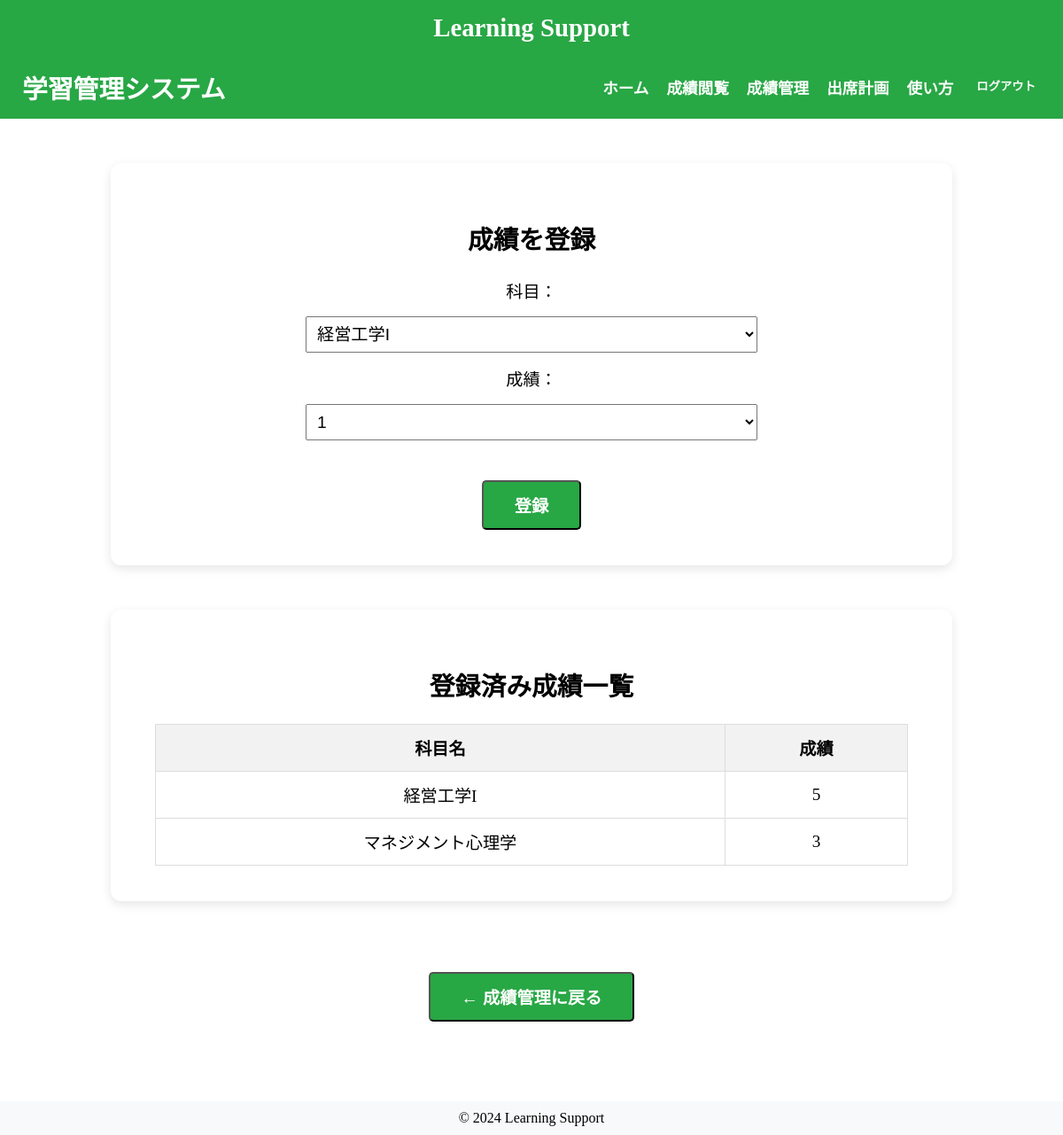
The app's page /core/register/grade/ (signed in), older data.
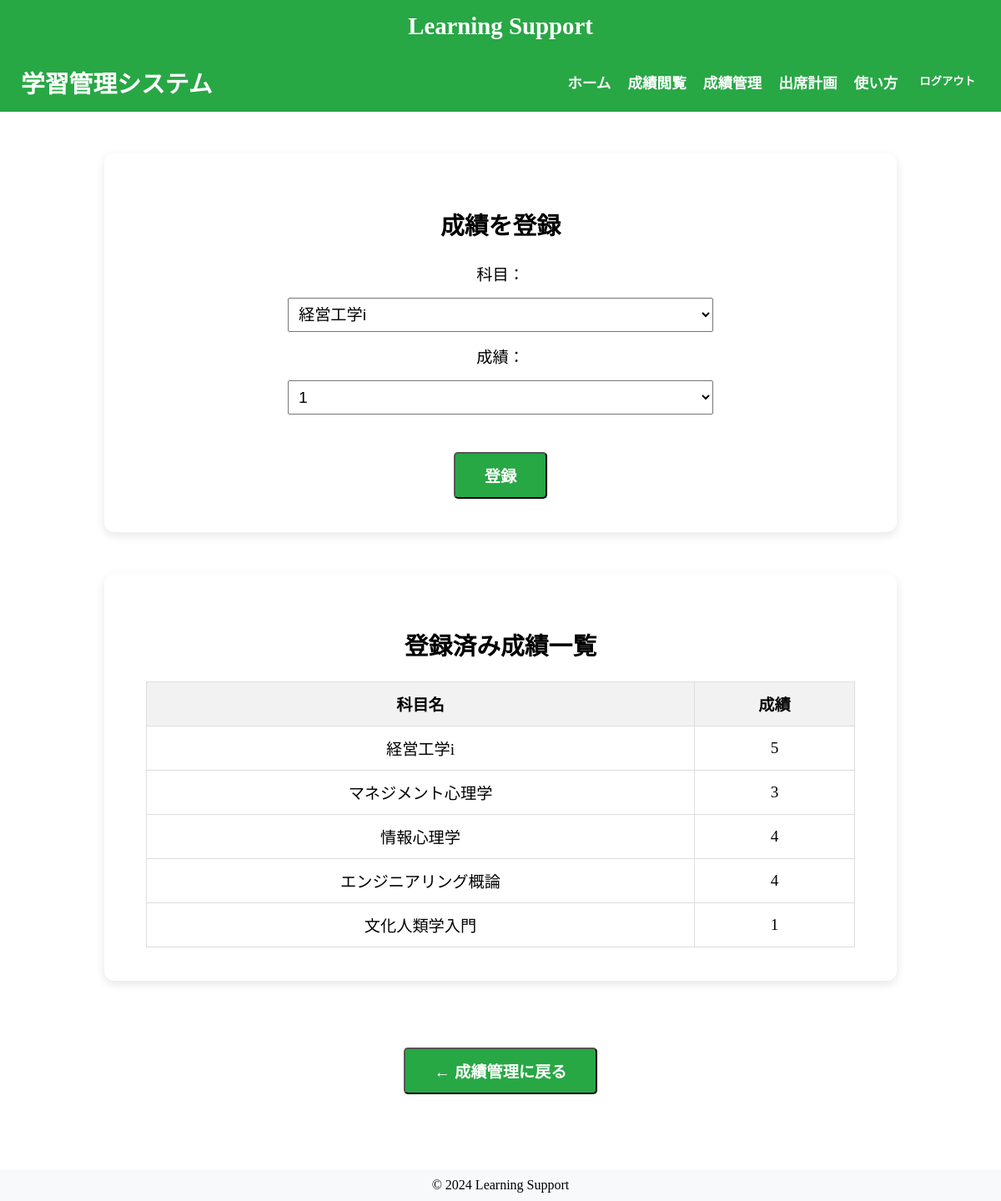
The same page, newer data.
### core/models.py (models this page shows, shortened)
class Subject(models.Model):
    SUBJECT_CLASS_CHOICES = [
        ('必修', '必修'),
        ('教養', '教養'),
        ('専門', '専門'),
    ]
    DAY_CHOICES = [
        ('月', '月曜日'),
        ('火', '火曜日'),
        ('水', '水曜日'),
        ('木', '木曜日'),
        ('金', '金曜日'),
    ]
    subject_id = models.AutoField(primary_key=True)
    student = models.ForeignKey(Student, on_delete=models.CASCADE)
    subject_name = models.CharField(max_length=50)
    subject_class = models.CharField(max_length=10, choices=SUBJECT_CLASS_CHOICES)
    subject_score = models.IntegerField(default=1)
    attend_days = models.IntegerField(default=0)
    lesson_count = models.IntegerField(null=True, blank=True)
    day_of_week = models.CharField(max_length=2, choices=DAY_CHOICES, default='月')
    date = models.CharField(max_length=10, default="月曜日")
    table = models.CharField(max_length=10, default="1限目")
    class Meta:
        constraints = [
            models.UniqueConstraint(
                fields=['student', 'subject_name'],
                name='unique_student_subject'
            )
        ]

### core/views.py (the view, shortened to what this page needs)
# urls.py: path('register/grade/', views.grade_register, name='grade_register'),                   #成績登録
@login_required
@login_required
def grade_register(request):
    student = Student.objects.get(user=request.user)
    subjects = Subject.objects.filter(student=student)
    grade_range = range(1, 6)
    return render(request, "core/grade_register.html", {
        "subjects": subjects,
        "grade_range": grade_range,
    })

### core/templates/core/grade_register.html (shortened to what the changed rows need)
{% extends 'base.html' %}
{% block content %}
<header style="display: flex; justify-content: space-between; align-items: center; padding: 15px 25px; background-color: #28a745; color: white; font-size:1.2rem;">
    <h1 style="margin: 0; font-size: 1.8rem;">学習管理システム</h1>
</header>
<div style="padding:50px;display:flex;flex-direction:column;align-items:center;font-size:1.2rem;">
    <div style="background:white;padding:40px 50px;border-radius:12px;box-shadow:0 4px 12px rgba(0,0,0,0.1);width:90%;max-width:850px;text-align:center;">
        <h2 style="font-size:1.8rem;">成績を登録</h2>
        <form method="POST" action="{% url 'core:grade_register' %}" style="margin-top:25px;font-size:1.2rem;">
            <label style="font-size:1.2rem;">科目：</label><br>
            <select name="subject_id" class="form-control" style="width:60%;margin:15px auto;font-size:1.2rem;padding:8px;">
                {% for subject in subjects %}
                    <option value="{{ subject.subject_id }}">{{ subject.subject_name }}</option>
                {% endfor %}
            </select><br>
            <label style="font-size:1.2rem;">成績：</label><br>
            <select name="subject_score" class="form-control" style="width:60%;margin:15px auto;font-size:1.2rem;padding:8px;">
                {% for i in grade_range %}
                    <option value="{{ i }}">{{ i }}</option>
                {% endfor %}
            </select><br>
            <button type="submit" class="btn btn-primary"
                        style="
            padding: 12px 35px;
            font-size: 1.2rem;
            background-color: #28a745;
            color: white;
            text-decoration: none;
            border-radius: 5px;
            font-weight: bold;
            display: inline-block;
            margin-top: 30px;
            ">登録</button>
        </form>
    </div>
    <div style="background:white;margin-top:50px;padding:40px 50px;border-radius:12px;box-shadow:0 4px 12px rgba(0,0,0,0.1);width:90%;max-width:850px;text-align:center;font-size:1.2rem;">
        <h2 style="font-size:1.8rem;">登録済み成績一覧</h2>
        <table style="width:100%;border-collapse:collapse;margin-top:20px;text-align:center;font-size:1.2rem;">
            <thead style="background-color:#f2f2f2;font-size:1.2rem;">
                <tr>
                    <th style="padding:12px; border:1px solid #ddd;">科目名</th>
                    <th style="padding:12px; border:1px solid #ddd;">成績</th>
                </tr>
            </thead>
            <tbody>
                {% for subject in subjects %}
                    <tr>
                        <td style="border:1px solid #ddd;padding:12px;">{{ subject.subject_name }}</td>
                        <td style="border:1px solid #ddd;padding:12px;">{{ subject.subject_score }}</td>
                    </tr>
                {% empty %}
                    <tr><td colspan="2" style="padding:12px;">登録されていません。</td></tr>
                {% endfor %}
            </tbody>
        </table>
    </div>
</div>
{% endblock %}

Row changes from the older to the newer data that the page shows:
changed Subject: subject_name "経営工学I" → "経営工学i"
added Subject: subject_name "情報心理学", subject_score "4"
added Subject: subject_name "エンジニアリング概論", subject_score "4"
added Subject: subject_name "文化人類学入門", subject_score "1"
Text that changed along with them:
form field subject_id: "経営工学I" → "経営工学i"
